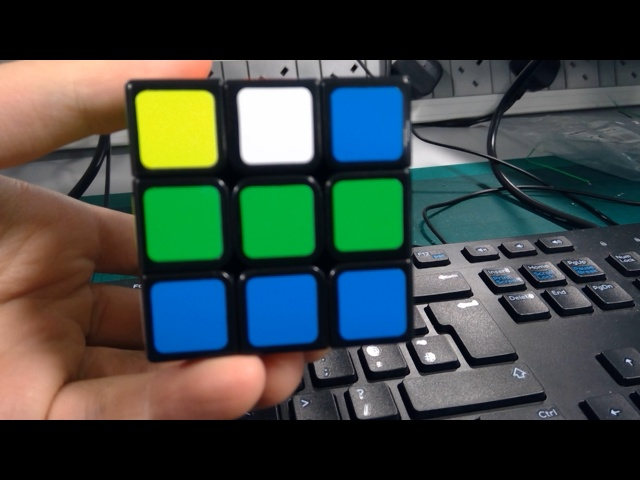
#> input picture 20191022_164910_Original.jpg, 640 x 480 px, given in place of the camera
$ python test.py
#> lines starting #> are read from the running program, lines starting #| are printed output that depends on the picture; after the words box and inside, x2 and y2 are one past the last pixel; in counts of white or black regions, pixels touching at a corner belong together
import cv2
import numpy as np
from matplotlib import pyplot as plt
from datetime import datetime

# Creates a window; cv2.imshow loads video into it
cv2.namedWindow("Video Frame - Original", cv2.WINDOW_NORMAL)
# Only for resizing purposes; can operate without

# Uses MatPlotLib for showing images
def showImage(img, title):
    plt.imshow(img, cmap = 'gray', interpolation = 'bicubic')
    plt.title(title)
    plt.xticks([]), plt.yticks([])  # Hides tick values on X and Y axis
    plt.show()

# Opens window with image from directory
#img_BGR = cv2.imread("Clifton_Suspension_Bridge.jpg", cv2.IMREAD_COLOR)
#img_RGB = cv2.cvtColor(img_BGR, cv2.COLOR_BGR2RGB)
# Calls function to show image, inputting image and title as parameters
#showImage(img_RGB, "insert cool title here")

def saveframe(frame, color):
    # Put here since function() that calls current time, NOT time of launch
    now = datetime.now()
    filename_date = str(now.year).zfill(4) + str(now.month).zfill(2) + str(now.day).zfill(2)
    filename_time = str(now.hour).zfill(2) + str(now.minute).zfill(2) + str(now.second).zfill(2)
    # Saves filename in sortable titles, i.e. yyyyMMdd_HHmmSS.jpg
    # Assumes 1 (or none) keystroke per second
    filename = filename_date + "_" + filename_time + "_" + str(color) + ".jpg"
    cv2.imwrite(filename, frame)
    print("Image saved as " + filename)

def main():
    # Takes snapshot of image & writes to file
    cap = cv2.VideoCapture(0) # 1 since webcam camera is used - 0 uses back camera

    # Confirms that camera is open
    if cap.isOpened() == False:
        print("cap not opened, opening cap")
        cap.open()

    while(True):
        # Captures frame-by-frame
        ret, frame = cap.read()
#> frame is the input picture: shape (480, 640, 3); mean B, G, R 66.4, 71.1, 60.8

        # Operations on frame here
        # gray = cv2.cvtColor(frame, cv2.COLOR_BGR2GRAY)

        # Converts color-space from BGR to HSV
        frame_hsv = cv2.cvtColor(frame, cv2.COLOR_BGR2HSV)
#> frame_hsv: shape (480, 640, 3); mean H, S, V 60.3, 94.4, 88.2

        # Defines boundaries in HSV for the color blue
        # blue_lower = np.array([110, 50, 50])
        # blue_upper = np.array([130, 255, 255])
        # blue_lower = np.array([101, 128, 128])
        # blue_upper = np.array([150, 255, 255])

        # In OpenCV, range is [179, 255, 255]

        # Defines boundaries in HSV for the color white
        white_lower = np.array([0, 0, 168])
        white_upper = np.array([172, 111, 255])
        # Defines boundaries in HSV for the color red
        red_lower = np.array([150, 100, 100])
        red_upper = np.array([180, 255, 255])
        # red_lower = np.array([151, 128, 128])
        # red_upper = np.array([180, 255, 255])
        # Defines boundaries in HSV for the color orange
        orange_lower = np.array([5, 50, 50])
        orange_upper = np.array([15, 255, 255])

        # Defines boundaries in HSV for the color yellow
        yellow_lower = np.array([20, 100, 100])
        yellow_upper = np.array([30, 255, 255])
        # Defines boundaries in HSV for the color green
        green_lower = np.array([40, 40, 40])
        green_upper = np.array([70, 255, 255])
        # Defines boundaries in HSV for the color blue
        blue_lower = np.array([101, 128, 128])
        blue_upper = np.array([150, 255, 255])

        # Sets threshold to the HSV image
        mask_white = cv2.inRange(frame_hsv, white_lower, white_upper) # Obtains white
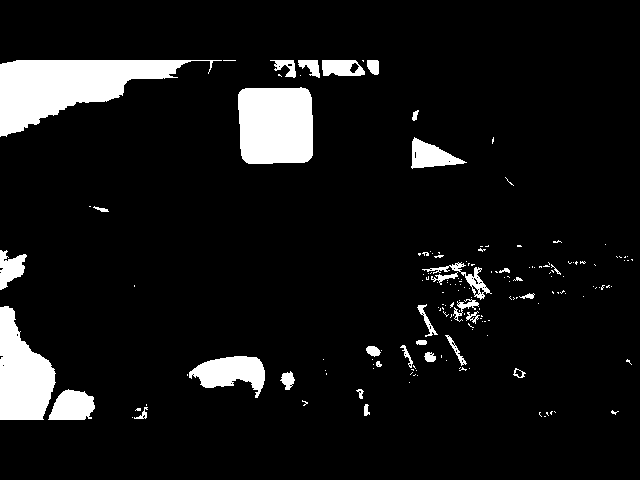
#> mask_white: shape (480, 640); 8.4% white; 169 white regions (136 under 20 px), largest, box (x1, y1, x2, y2) and area: (0, 60, 222, 137) 7706, (238, 87, 313, 164) 5437, (0, 306, 56, 420) 4250
        mask_red = cv2.inRange(frame_hsv, red_lower, red_upper) # Obtains red
#> mask_red: shape (480, 640); every value is 0
        mask_orange = cv2.inRange(frame_hsv, orange_lower, orange_upper) # Obtains orange
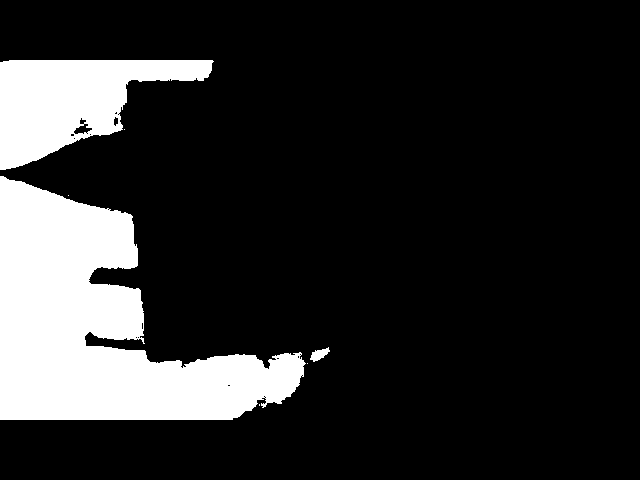
#> mask_orange: shape (480, 640); 16.7% white; 7 white regions (4 under 20 px), largest, box (x1, y1, x2, y2) and area: (0, 176, 306, 420) 38552, (0, 60, 214, 170) 12695, (310, 347, 330, 362) 155
        mask_yellow = cv2.inRange(frame_hsv, yellow_lower, yellow_upper) # Obtains yellow
#> mask_yellow: shape (480, 640); 0.6% white; 5 white regions (3 under 20 px), largest, box (x1, y1, x2, y2) and area: (142, 95, 211, 154) 1786, (190, 137, 199, 145) 54
        mask_green = cv2.inRange(frame_hsv, green_lower, green_upper) # Obtains green
#> mask_green: shape (480, 640); 4.9% white; 20 white regions (16 under 20 px), largest, box (x1, y1, x2, y2) and area: (142, 185, 218, 263) 5210, (239, 184, 311, 260) 4885, (331, 178, 400, 252) 4745, (130, 195, 136, 213) 55
        mask_blue = cv2.inRange(frame_hsv, blue_lower, blue_upper) # Obtains blue
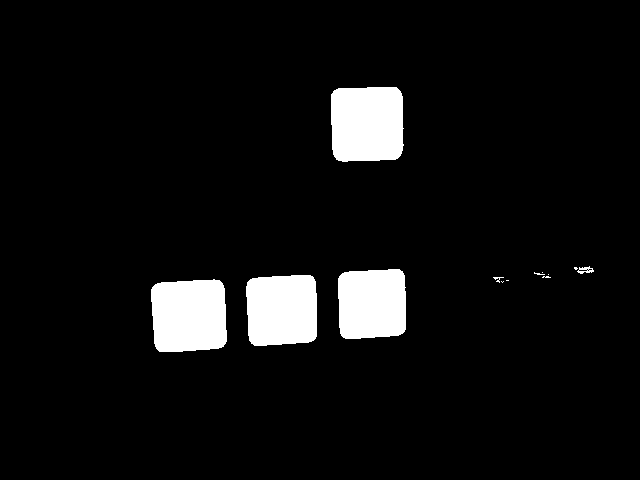
#> mask_blue: shape (480, 640); 6.3% white; 13 white regions (7 under 20 px), largest, box (x1, y1, x2, y2) and area: (331, 87, 404, 162) 5145, (151, 279, 227, 352) 5044, (246, 275, 317, 346) 4677, (338, 269, 406, 339) 4442, (577, 266, 594, 274) 71, (493, 277, 504, 283) 25

        # Applies a bitwise-AND operation on the mask and original image
        result_white = cv2.bitwise_and(frame, frame , mask=mask_white)
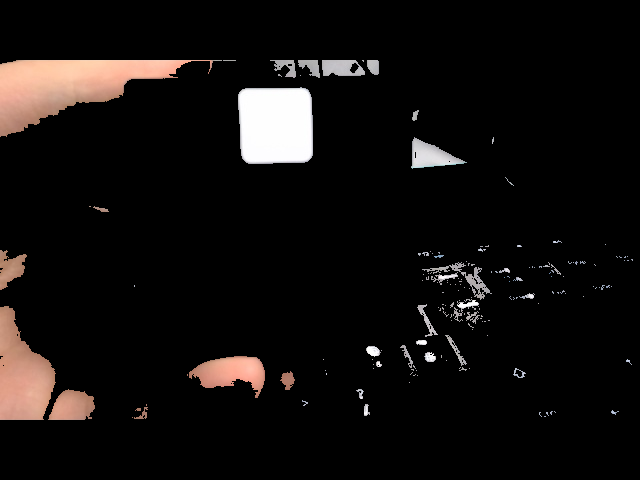
#> result_white: shape (480, 640, 3); mean B, G, R 14.3, 15.4, 18.4
        result_red = cv2.bitwise_and(frame, frame , mask=mask_red)
#> result_red: shape (480, 640, 3); every value is 0
        result_orange = cv2.bitwise_and(frame, frame , mask=mask_orange)
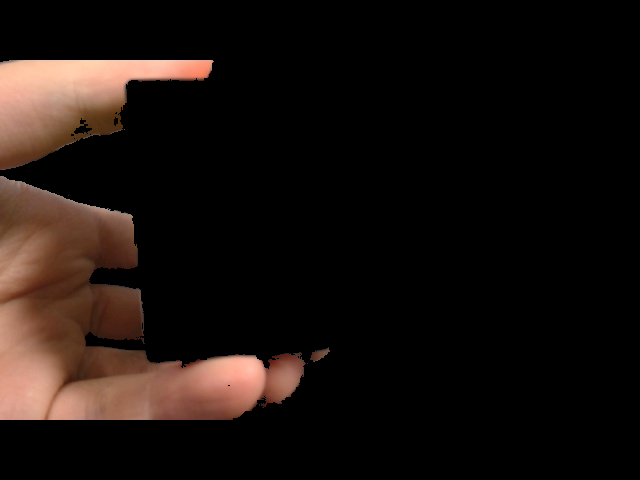
#> result_orange: shape (480, 640, 3); mean B, G, R 13.5, 17, 25
        result_yellow = cv2.bitwise_and(frame, frame , mask=mask_yellow)
        result_green = cv2.bitwise_and(frame, frame , mask=mask_green)
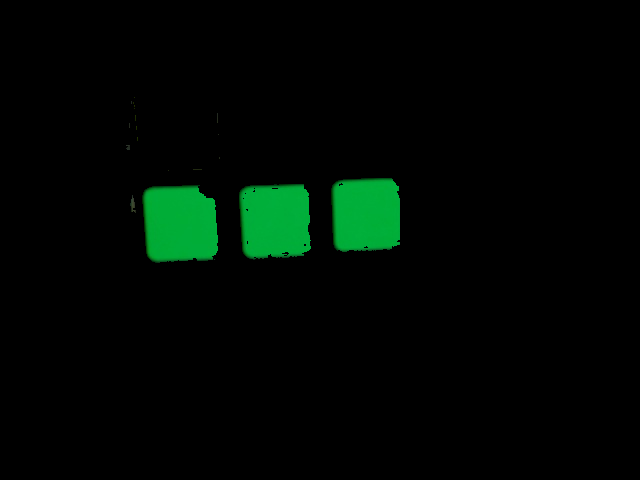
#> result_green: shape (480, 640, 3); mean B, G, R 2.6, 8, 0.1
        result_blue = cv2.bitwise_and(frame, frame , mask=mask_blue)
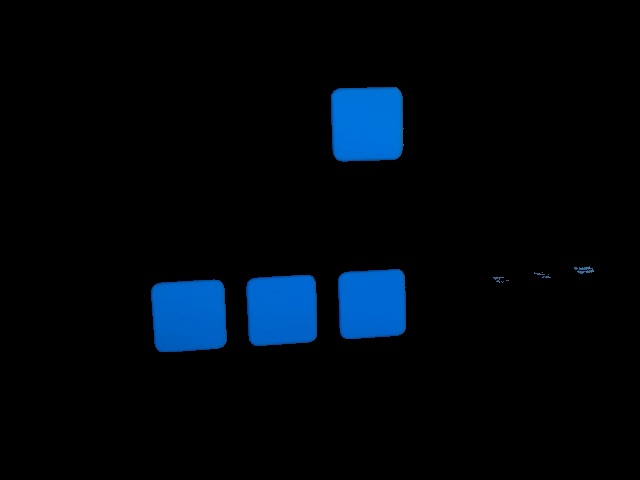
#> result_blue: shape (480, 640, 3); mean B, G, R 12.8, 6.5, 0.1

        # Displays frame
        cv2.imshow("Video Frame - Original", frame)
        cv2.imshow("Video Frame - White", result_white)
        cv2.imshow("Video Frame - Red", result_red)
        cv2.imshow("Video Frame - Orange", result_orange)
        cv2.imshow("Video Frame - Yellow", result_yellow)
        cv2.imshow("Video Frame - Green", result_green)
        cv2.imshow("Video Frame - Blue", result_blue)

        # Recognises keystroke
        keystroke = cv2.waitKey(1) & 0xFF
#> (key Esc is pressed here)
        if keystroke == 27: # wait for ESC key to exit
            break
        elif (keystroke == ord('s')) or (keystroke == ord('S')): # wait for S/s key to save image
            saveframe(frame, "Original")
            saveframe(result_red, "Red")
            saveframe(result_orange, "Orange")
            saveframe(result_yellow, "Yellow")
            saveframe(result_green, "Green")
            saveframe(result_blue, "Blue")
            saveframe(result_white, "White")

    # With everything done, release capture
    cap.release()
    cv2.destroyAllWindows()

main()
